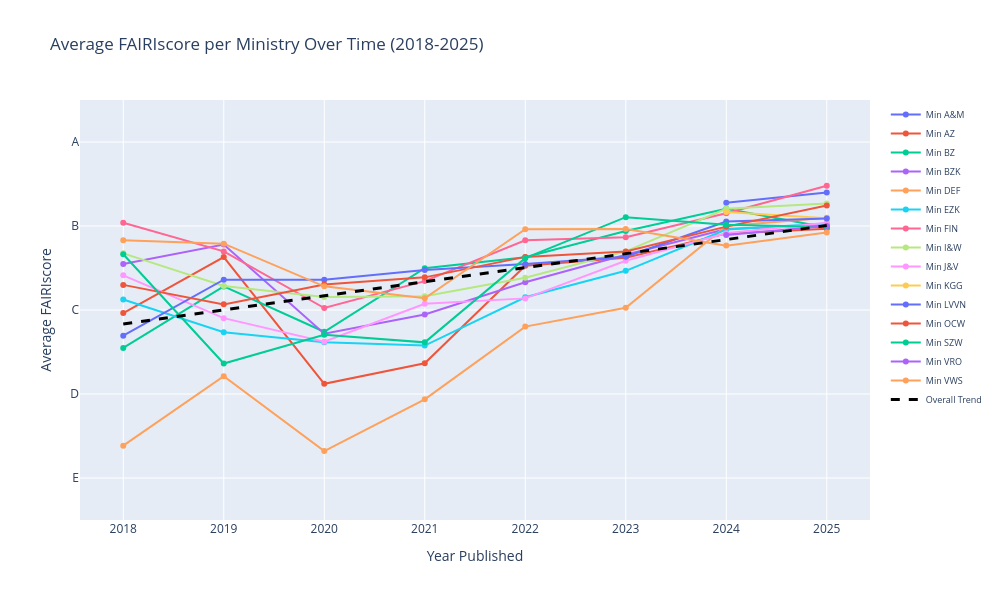

This figure's notebook cell:
### Code cell
from scipy.stats import linregress

import plotly.graph_objects as go

# Create a mapping for the score values (5 is highest)
score_mapping = {'A': 5, 'B': 4, 'C': 3, 'D': 2, 'E': 1}

# Prepare data: filter for ministries and add year column
ministry_yearly_scores = fair_ministries_df.copy()
ministry_yearly_scores['year'] = ministry_yearly_scores['dc_date_year'].astype(float)

# Drop rows without year
ministry_yearly_scores = ministry_yearly_scores.dropna(subset=['year'])

# Filter for years >= 2018
ministry_yearly_scores = ministry_yearly_scores[ministry_yearly_scores['year'] >= 2018]

# Convert FAIRIscore to numeric
ministry_yearly_scores['score_numeric'] = ministry_yearly_scores['foi_fairiscore'].map(score_mapping)

# Calculate average score and count per ministry per year
yearly_stats = ministry_yearly_scores.groupby(['dc_publisher_name', 'year'])['score_numeric'].agg(['mean', 'count']).reset_index()

# Create the interactive plot
fig = go.Figure()

# Plot a line for each ministry
for ministry in yearly_stats['dc_publisher_name'].unique():
    ministry_data = yearly_stats[yearly_stats['dc_publisher_name'] == ministry]
    
    # Create hover text with count information
    hover_text = [f"Year: {int(year)}<br>Avg Score: {score:.2f}<br>Documents: {count}" 
                  for year, score, count in zip(ministry_data['year'], 
                                                 ministry_data['mean'], 
                                                 ministry_data['count'])]
    
    fig.add_trace(go.Scatter(
        x=ministry_data['year'],
        y=ministry_data['mean'],
        mode='lines+markers',
        name=ministry,
        hovertext=hover_text,
        hoverinfo='text',
        line=dict(width=2),
        marker=dict(size=6)
    ))

# Add overall trendline
overall_stats = yearly_stats.groupby('year')['mean'].mean().reset_index()
slope, intercept, r_value, p_value, std_err = linregress(overall_stats['year'], overall_stats['mean'])
trendline_y = slope * overall_stats['year'] + intercept

fig.add_trace(go.Scatter(
    x=overall_stats['year'],
    y=trendline_y,
    mode='lines',
    name='Overall Trend',
    line=dict(color='black', width=3, dash='dash'),
    hovertemplate='Trendline<br>Year: %{x}<br>Score: %{y:.2f}<extra></extra>'
))

fig.update_layout(
    title='Average FAIRIscore per Ministry Over Time (2018-2025)',
    xaxis_title='Year Published',
    yaxis_title='Average FAIRIscore',
    yaxis=dict(
        range=[0.5, 5.5],
        tickmode='array',
        tickvals=[1, 2, 3, 4, 5],
        ticktext=['E', 'D', 'C', 'B', 'A']
    ),
    hovermode='closest',
    height=600,
    width=1000,
    legend=dict(font=dict(size=9))
)

fig.show()

### Figure 1 — Plotly figure (JSON) as saved in the notebook; plotly's stock layout.template omitted (floating-point values rounded to 4 significant figures)
{"data": [{"hoverinfo": "text", "hovertext": ["Year: 2024<br>Avg Score: 4.28<br>Documents: 29", "Year: 2025<br>Avg Score: 4.40<br>Documents: 35"], "line": {"width": 2}, "marker": {"size": 6}, "mode": "lines+markers", "name": "Min A&M", "type": "scatter", "x": [2024, 2025], "y": [4.276, 4.4]}, {"hoverinfo": "text", "hovertext": ["Year: 2018<br>Avg Score: 2.96<br>Documents: 27", "Year: 2019<br>Avg Score: 3.63<br>Documents: 46", "Year: 2020<br>Avg Score: 2.12<br>Documents: 33", "Year: 2021<br>Avg Score: 2.37<br>Documents: 63", "Year: 2022<br>Avg Score: 3.53<br>Documents: 38", "Year: 2023<br>Avg Score: 3.62<br>Documents: 69", "Year: 2024<br>Avg Score: 3.91<br>Documents: 55", "Year: 2025<br>Avg Score: 3.97<br>Documents: 30"], "line": {"width": 2}, "marker": {"size": 6}, "mode": "lines+markers", "name": "Min AZ", "type": "scatter", "x": [2018, 2019, 2020, 2021, 2022, 2023, 2024, 2025], "y": [2.963, 3.63, 2.121, 2.365, 3.526, 3.623, 3.909, 3.967]}, {"hoverinfo": "text", "hovertext": ["Year: 2018<br>Avg Score: 2.55<br>Documents: 155", "Year: 2019<br>Avg Score: 3.28<br>Documents: 82", "Year: 2020<br>Avg Score: 2.74<br>Documents: 139", "Year: 2021<br>Avg Score: 3.50<br>Documents: 169", "Year: 2022<br>Avg Score: 3.63<br>Documents: 229", "Year: 2023<br>Avg Score: 3.94<br>Documents: 170", "Year: 2024<br>Avg Score: 4.20<br>Documents: 122", "Year: 2025<br>Avg Score: 3.98<br>Documents: 105"], "line": {"width": 2}, "marker": {"size": 6}, "mode": "lines+markers", "name": "Min BZ", "type": "scatter", "x": [2018, 2019, 2020, 2021, 2022, 2023, 2024, 2025], "y": [2.548, 3.28, 2.741, 3.497, 3.629, 3.941, 4.205, 3.981]}, {"hoverinfo": "text", "hovertext": ["Year: 2018<br>Avg Score: 3.55<br>Documents: 106", "Year: 2019<br>Avg Score: 3.78<br>Documents: 95", "Year: 2020<br>Avg Score: 2.72<br>Documents: 145", "Year: 2021<br>Avg Score: 2.95<br>Documents: 205", "Year: 2022<br>Avg Score: 3.33<br>Documents: 221", "Year: 2023<br>Avg Score: 3.66<br>Documents: 243", "Year: 2024<br>Avg Score: 3.96<br>Documents: 708", "Year: 2025<br>Avg Score: 4.01<br>Documents: 94"], "line": {"width": 2}, "marker": {"size": 6}, "mode": "lines+markers", "name": "Min BZK", "type": "scatter", "x": [2018, 2019, 2020, 2021, 2022, 2023, 2024, 2025], "y": [3.547, 3.779, 2.717, 2.946, 3.33, 3.658, 3.963, 4.011]}, {"hoverinfo": "text", "hovertext": ["Year: 2018<br>Avg Score: 1.38<br>Documents: 26", "Year: 2019<br>Avg Score: 2.21<br>Documents: 66", "Year: 2020<br>Avg Score: 1.32<br>Documents: 53", "Year: 2021<br>Avg Score: 1.94<br>Documents: 94", "Year: 2022<br>Avg Score: 2.80<br>Documents: 81", "Year: 2023<br>Avg Score: 3.03<br>Documents: 74", "Year: 2024<br>Avg Score: 4.00<br>Documents: 82", "Year: 2025<br>Avg Score: 4.10<br>Documents: 51"], "line": {"width": 2}, "marker": {"size": 6}, "mode": "lines+markers", "name": "Min DEF", "type": "scatter", "x": [2018, 2019, 2020, 2021, 2022, 2023, 2024, 2025], "y": [1.385, 2.212, 1.321, 1.936, 2.802, 3.027, 4, 4.098]}, {"hoverinfo": "text", "hovertext": ["Year: 2018<br>Avg Score: 3.12<br>Documents: 152", "Year: 2019<br>Avg Score: 2.74<br>Documents: 182", "Year: 2020<br>Avg Score: 2.62<br>Documents: 243", "Year: 2021<br>Avg Score: 2.58<br>Documents: 326", "Year: 2022<br>Avg Score: 3.15<br>Documents: 290", "Year: 2023<br>Avg Score: 3.47<br>Documents: 311", "Year: 2024<br>Avg Score: 3.96<br>Documents: 72", "Year: 2025<br>Avg Score: 4.03<br>Documents: 32"], "line": {"width": 2}, "marker": {"size": 6}, "mode": "lines+markers", "name": "Min EZK", "type": "scatter", "x": [2018, 2019, 2020, 2021, 2022, 2023, 2024, 2025], "y": [3.125, 2.736, 2.617, 2.577, 3.152, 3.466, 3.958, 4.031]}, {"hoverinfo": "text", "hovertext": ["Year: 2018<br>Avg Score: 4.04<br>Documents: 132", "Year: 2019<br>Avg Score: 3.70<br>Documents: 182", "Year: 2020<br>Avg Score: 3.02<br>Documents: 214", "Year: 2021<br>Avg Score: 3.34<br>Documents: 279", "Year: 2022<br>Avg Score: 3.83<br>Documents: 419", "Year: 2023<br>Avg Score: 3.87<br>Documents: 568", "Year: 2024<br>Avg Score: 4.15<br>Documents: 373", "Year: 2025<br>Avg Score: 4.48<br>Documents: 543"], "line": {"width": 2}, "marker": {"size": 6}, "mode": "lines+markers", "name": "Min FIN", "type": "scatter", "x": [2018, 2019, 2020, 2021, 2022, 2023, 2024, 2025], "y": [4.038, 3.698, 3.023, 3.344, 3.831, 3.866, 4.153, 4.479]}, {"hoverinfo": "text", "hovertext": ["Year: 2018<br>Avg Score: 3.67<br>Documents: 132", "Year: 2019<br>Avg Score: 3.29<br>Documents: 244", "Year: 2020<br>Avg Score: 3.15<br>Documents: 226", "Year: 2021<br>Avg Score: 3.16<br>Documents: 256", "Year: 2022<br>Avg Score: 3.38<br>Documents: 541", "Year: 2023<br>Avg Score: 3.70<br>Documents: 609", "Year: 2024<br>Avg Score: 4.21<br>Documents: 229", "Year: 2025<br>Avg Score: 4.27<br>Documents: 191"], "line": {"width": 2}, "marker": {"size": 6}, "mode": "lines+markers", "name": "Min I&W", "type": "scatter", "x": [2018, 2019, 2020, 2021, 2022, 2023, 2024, 2025], "y": [3.674, 3.287, 3.155, 3.164, 3.384, 3.698, 4.205, 4.267]}, {"hoverinfo": "text", "hovertext": ["Year: 2018<br>Avg Score: 3.41<br>Documents: 131", "Year: 2019<br>Avg Score: 2.90<br>Documents: 185", "Year: 2020<br>Avg Score: 2.62<br>Documents: 296", "Year: 2021<br>Avg Score: 3.07<br>Documents: 366", "Year: 2022<br>Avg Score: 3.14<br>Documents: 499", "Year: 2023<br>Avg Score: 3.59<br>Documents: 616", "Year: 2024<br>Avg Score: 3.91<br>Documents: 198", "Year: 2025<br>Avg Score: 4.04<br>Documents: 129"], "line": {"width": 2}, "marker": {"size": 6}, "mode": "lines+markers", "name": "Min J&V", "type": "scatter", "x": [2018, 2019, 2020, 2021, 2022, 2023, 2024, 2025], "y": [3.412, 2.903, 2.622, 3.074, 3.138, 3.586, 3.914, 4.039]}, {"hoverinfo": "text", "hovertext": ["Year: 2024<br>Avg Score: 4.17<br>Documents: 72", "Year: 2025<br>Avg Score: 4.09<br>Documents: 44"], "line": {"width": 2}, "marker": {"size": 6}, "mode": "lines+markers", "name": "Min KGG", "type": "scatter", "x": [2024, 2025], "y": [4.167, 4.091]}, {"hoverinfo": "text", "hovertext": ["Year: 2018<br>Avg Score: 2.69<br>Documents: 249", "Year: 2019<br>Avg Score: 3.36<br>Documents: 424", "Year: 2020<br>Avg Score: 3.36<br>Documents: 407", "Year: 2021<br>Avg Score: 3.48<br>Documents: 561", "Year: 2022<br>Avg Score: 3.55<br>Documents: 554", "Year: 2023<br>Avg Score: 3.64<br>Documents: 1135", "Year: 2024<br>Avg Score: 4.05<br>Documents: 394", "Year: 2025<br>Avg Score: 4.09<br>Documents: 485"], "line": {"width": 2}, "marker": {"size": 6}, "mode": "lines+markers", "name": "Min LVVN", "type": "scatter", "x": [2018, 2019, 2020, 2021, 2022, 2023, 2024, 2025], "y": [2.695, 3.361, 3.361, 3.476, 3.547, 3.635, 4.053, 4.091]}, {"hoverinfo": "text", "hovertext": ["Year: 2018<br>Avg Score: 3.30<br>Documents: 107", "Year: 2019<br>Avg Score: 3.07<br>Documents: 149", "Year: 2020<br>Avg Score: 3.30<br>Documents: 138", "Year: 2021<br>Avg Score: 3.39<br>Documents: 193", "Year: 2022<br>Avg Score: 3.63<br>Documents: 204", "Year: 2023<br>Avg Score: 3.70<br>Documents: 325", "Year: 2024<br>Avg Score: 3.99<br>Documents: 552", "Year: 2025<br>Avg Score: 4.24<br>Documents: 78"], "line": {"width": 2}, "marker": {"size": 6}, "mode": "lines+markers", "name": "Min OCW", "type": "scatter", "x": [2018, 2019, 2020, 2021, 2022, 2023, 2024, 2025], "y": [3.299, 3.067, 3.304, 3.389, 3.632, 3.695, 3.993, 4.244]}, {"hoverinfo": "text", "hovertext": ["Year: 2018<br>Avg Score: 3.66<br>Documents: 2034", "Year: 2019<br>Avg Score: 2.36<br>Documents: 270", "Year: 2020<br>Avg Score: 2.71<br>Documents: 160", "Year: 2021<br>Avg Score: 2.61<br>Documents: 205", "Year: 2022<br>Avg Score: 3.62<br>Documents: 175", "Year: 2023<br>Avg Score: 4.11<br>Documents: 152", "Year: 2024<br>Avg Score: 4.02<br>Documents: 125", "Year: 2025<br>Avg Score: 3.99<br>Documents: 79"], "line": {"width": 2}, "marker": {"size": 6}, "mode": "lines+markers", "name": "Min SZW", "type": "scatter", "x": [2018, 2019, 2020, 2021, 2022, 2023, 2024, 2025], "y": [3.664, 2.363, 2.706, 2.615, 3.617, 4.105, 4.016, 3.987]}, {"hoverinfo": "text", "hovertext": ["Year: 2024<br>Avg Score: 3.89<br>Documents: 28", "Year: 2025<br>Avg Score: 4.00<br>Documents: 64"], "line": {"width": 2}, "marker": {"size": 6}, "mode": "lines+markers", "name": "Min VRO", "type": "scatter", "x": [2024, 2025], "y": [3.893, 4]}, {"hoverinfo": "text", "hovertext": ["Year: 2018<br>Avg Score: 3.83<br>Documents: 82", "Year: 2019<br>Avg Score: 3.79<br>Documents: 162", "Year: 2020<br>Avg Score: 3.28<br>Documents: 220", "Year: 2021<br>Avg Score: 3.14<br>Documents: 221", "Year: 2022<br>Avg Score: 3.96<br>Documents: 15756", "Year: 2023<br>Avg Score: 3.96<br>Documents: 11773", "Year: 2024<br>Avg Score: 3.77<br>Documents: 137", "Year: 2025<br>Avg Score: 3.92<br>Documents: 65"], "line": {"width": 2}, "marker": {"size": 6}, "mode": "lines+markers", "name": "Min VWS", "type": "scatter", "x": [2018, 2019, 2020, 2021, 2022, 2023, 2024, 2025], "y": [3.829, 3.79, 3.282, 3.14, 3.962, 3.964, 3.766, 3.923]}, {"hovertemplate": "Trendline<br>Year: %{x}<br>Score: %{y:.2f}<extra></extra>", "line": {"color": "black", "dash": "dash", "width": 3}, "mode": "lines", "name": "Overall Trend", "type": "scatter", "x": [2018, 2019, 2020, 2021, 2022, 2023, 2024, 2025], "y": [2.833, 3.0, 3.168, 3.336, 3.503, 3.671, 3.839, 4.006]}], "layout": {"height": 600, "hovermode": "closest", "legend": {"font": {"size": 9}}, "title": {"text": "Average FAIRIscore per Ministry Over Time (2018-2025)"}, "width": 1000, "xaxis": {"title": {"text": "Year Published"}}, "yaxis": {"range": [0.5, 5.5], "tickmode": "array", "ticktext": ["E", "D", "C", "B", "A"], "tickvals": [1, 2, 3, 4, 5], "title": {"text": "Average FAIRIscore"}}}}
